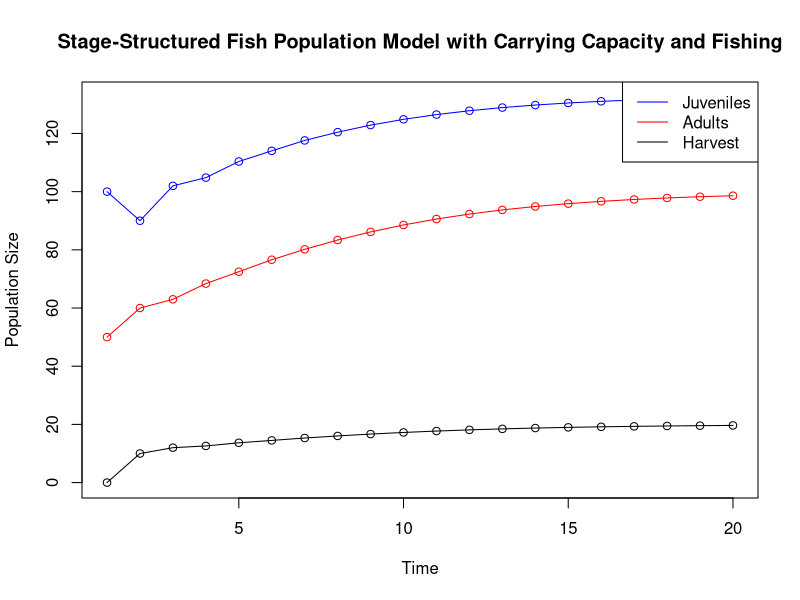

Write R code to recreate this figure.
# Define parameters
juvenile_survival_rate <- 0.5  # Probability of a juvenile surviving to the next time step
adult_survival_rate <- 0.8     # Probability of an adult surviving to the next time step
juvenile_to_adult_rate <- 0.3  # Probability of a juvenile transitioning to adult
reproduction_rate <- 2.0       # Number of juveniles produced by each adult
carrying_capacity <- 500       # Carrying capacity of the environment
fishing_mortality_rate <- 0.2  # Proportion of adult population caught by fishing each time step

# Initial population sizes
juvenile_population <- 100
adult_population <- 50

# Number of time steps to simulate
time_steps <- 20

# Vectors to store population sizes over time
juvenile_population_over_time <- numeric(time_steps)
adult_population_over_time <- numeric(time_steps)
harvest_over_time <- numeric(time_steps)


# Initialize population sizes
juvenile_population_over_time[1] <- juvenile_population
adult_population_over_time[1] <- adult_population

# Simulation loop
for (t in 2:time_steps) {
  # Calculate the total population size
  total_population <- juvenile_population + adult_population
  
  # Calculate the density-dependent factor
  density_factor <- 1 - total_population / carrying_capacity
  if (density_factor < 0) {
    density_factor <- 0
  }
  
  # Calculate the number of juveniles and adults in the next time step
  new_juveniles <- adult_population * reproduction_rate * density_factor
  surviving_juveniles <- juvenile_population * juvenile_survival_rate #* density_factor
  new_adults <- juvenile_population * juvenile_to_adult_rate #* density_factor
  surviving_adults <- adult_population * adult_survival_rate #* density_factor
  
  # Apply fishing mortality
  caught_adults <- adult_population * fishing_mortality_rate
  surviving_adults <- surviving_adults - caught_adults
  
  # Update population sizes
  juvenile_population <- new_juveniles + surviving_juveniles - new_adults
  adult_population <- new_adults + surviving_adults
  
  # Store population sizes
  juvenile_population_over_time[t] <- juvenile_population
  adult_population_over_time[t] <- adult_population
  harvest_over_time[t] <- caught_adults
}

# Plot the results
plot(1:time_steps, juvenile_population_over_time, type = "o", col = "blue", ylim = c(0, max(juvenile_population_over_time, adult_population_over_time)), xlab = "Time", ylab = "Population Size", main = "Stage-Structured Fish Population Model with Carrying Capacity and Fishing")
lines(1:time_steps, adult_population_over_time, type = "o", col = "red")
lines(1:time_steps, harvest_over_time, type = "o", col = "black")
legend("topright", legend = c("Juveniles", "Adults", "Harvest"), col = c("blue", "red", "black"), lty = 1)



